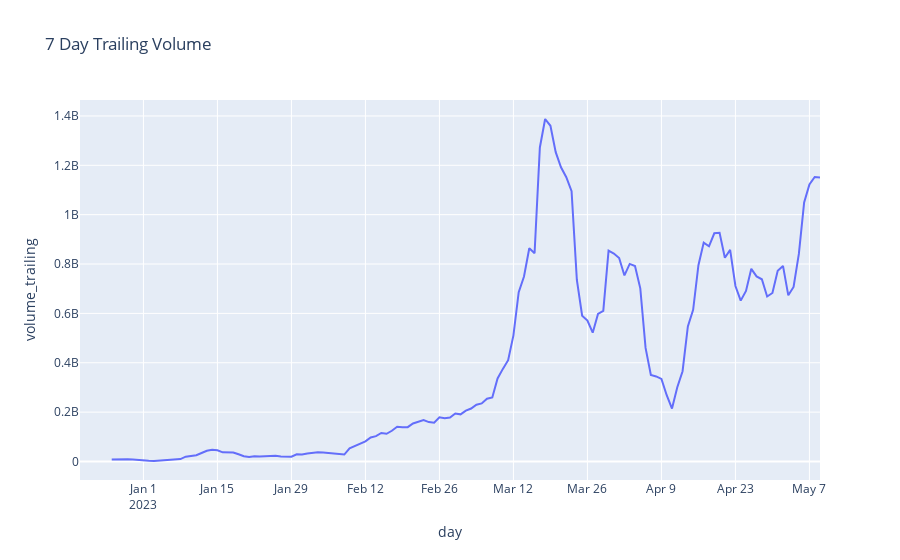

Source (notebook cell):
### Code cell
fig = px.line(
    df_volume,
    x='day',
    y='volume_trailing',
    title='7 Day Trailing Volume',
)

fig.show()

### Figure 1 — Plotly figure (JSON) as saved in the notebook; plotly's stock layout.template omitted (floating-point values rounded to 4 significant figures; data arrays with more than 128 entries replaced by an {"elided": "..."} marker saying what was removed)
{"data": [{"hovertemplate": "day=%{x}<br>volume_trailing=%{y}<extra></extra>", "legendgroup": "", "line": {"color": "#636efa", "dash": "solid"}, "marker": {"symbol": "circle"}, "mode": "lines", "name": "", "orientation": "v", "showlegend": false, "type": "scatter", "x": {"elided": "141 str values"}, "xaxis": "x", "y": {"elided": "141 float values"}, "yaxis": "y"}], "layout": {"legend": {"tracegroupgap": 0}, "title": {"text": "7 Day Trailing Volume"}, "xaxis": {"anchor": "y", "domain": [0, 1], "title": {"text": "day"}}, "yaxis": {"anchor": "x", "domain": [0, 1], "title": {"text": "volume_trailing"}}}}
